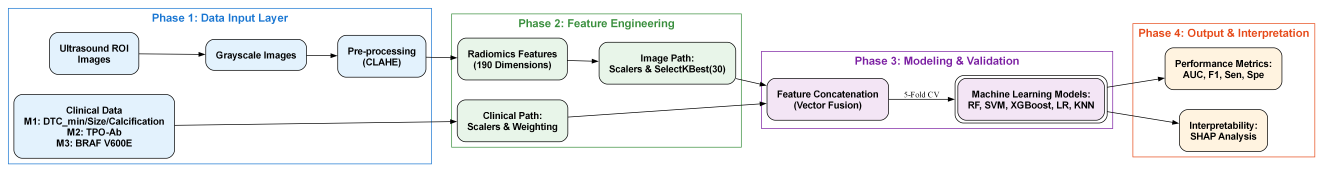
#> input picture Pictures/4a.png, 7906 x 1033 px (shown at 1/6 size); its folder holds only this picture in this run
$ python -i Extract_Features.py   (imports and definitions only)   (older library calls are emulated)
#> lines starting #> are read from the running program, lines starting #| are printed output that depends on the picture
#从图片中提取190维特征
import os
import cv2
import numpy as np
import pandas as pd
from tqdm import tqdm

from skimage.feature import graycomatrix, graycoprops, local_binary_pattern, hog

# =========================
# 1️⃣ 路径
# =========================

excel_path = r"F:\数据集\淋巴结转移\complete_information_last.xlsx"

img_dir_0 = r"F:\数据集\淋巴结转移\jpg\ROI无转移"
img_dir_1 = r"F:\数据集\淋巴结转移\jpg\ROI有转移"

save_path = r"..."#保存特征文件的路径

# =========================
# 2️⃣ 读取Excel
# =========================

# [1 line that did not run here, left out]

# =========================
# 3️⃣ 构建文件名 → 路径映射（支持中文）
# =========================

def build_img_dict(folder):
    d = {}
    for f in os.listdir(folder):
        d[f] = os.path.join(folder, f)
    return d

# [1 line that did not run here, left out]
# [1 line that did not run here, left out]

# [1 line that did not run here, left out]

# =========================
# 4️⃣ CLAHE增强
# =========================

def clahe(img):
    clahe = cv2.createCLAHE(clipLimit=2.0, tileGridSize=(8,8))
    return clahe.apply(img)

# =========================
# 5️⃣ 特征提取（≈190维）
# =========================

def extract_features(img):

    feats = []

    # ===== resize =====
    img = cv2.resize(img, (128, 128))

    # ===== CLAHE =====
    img = clahe(img)

    # ===== 一阶统计 =====
    feats.extend([
        np.mean(img),
        np.std(img),
        np.min(img),
        np.max(img),
        np.percentile(img, 25),
        np.percentile(img, 50),
        np.percentile(img, 75)
    ])

    # ===== GLCM =====
    glcm = graycomatrix(img, distances=[1,2], angles=[0, np.pi/4, np.pi/2], levels=256, symmetric=True, normed=True)

    props = ['contrast', 'dissimilarity', 'homogeneity', 'energy', 'correlation']

    for p in props:
        feats.extend(graycoprops(glcm, p).flatten())

    # ===== LBP =====
    lbp = local_binary_pattern(img, P=8, R=1, method='uniform')
    hist, _ = np.histogram(lbp, bins=59, range=(0,59))
    feats.extend(hist)

    # ===== HOG =====
    hog_feat = hog(img, pixels_per_cell=(16,16), cells_per_block=(2,2), feature_vector=True)
    feats.extend(hog_feat[:100])  # 控制维度

    return np.array(feats)


# =========================
# 6️⃣ 主循环（按Excel顺序）
# =========================

features = []
valid_index = []

# [21 lines not run here, left out]

# =========================
# 7️⃣ 转numpy并保存
# =========================

X = np.array(features)

# [8 lines not run here, left out]

>>> import cv2
>>> picture = cv2.imread('Pictures/4a.png', cv2.IMREAD_GRAYSCALE)
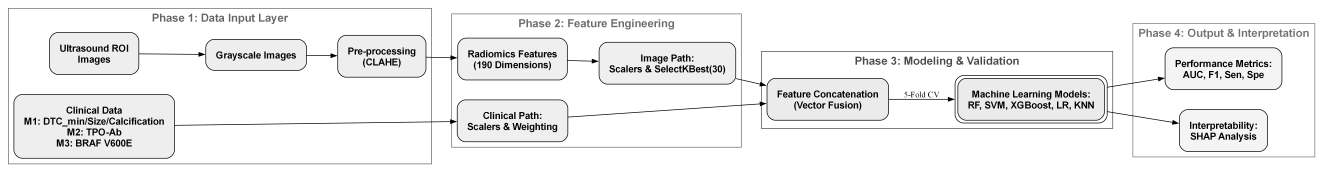
#> picture: shape (1033, 7906) (shown at 1/6 size); min 0, max 255, mean 238.9
>>> result = extract_features(picture)
#> in extract_features, `img = cv2.resize(img, (128, 128))`:
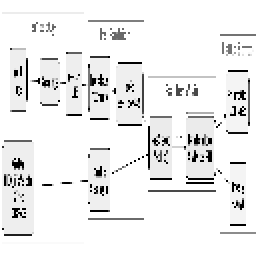
#> img: shape (128, 128) (shown 2 times larger); min 0, max 255, mean 237.3
#> after the loop in extract_features, `for p in props:`: feats = 37 values, max 4729.2 at index 8, min 0.147 at index 32, mean 662.9
#> in extract_features, `lbp = local_binary_pattern(img, P=8, R=1, method='uniform')`:
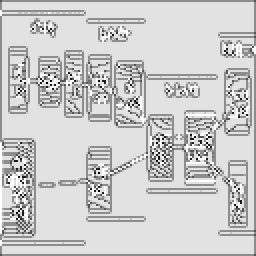
#> lbp: shape (128, 128) float64 (shown 2 times larger); min 0, max 9, mean 7.21; drawn with min black and max white
#> in extract_features, `hist, _ = np.histogram(lbp, bins=59, range=(0,59))`: hist = 59 values, max 11341 at index 8, min 0 at index 10, mean 277.7
#> in extract_features, `hog_feat = hog(img, pixels_per_cell=(16,16), cells_per_block=(2,2), fe..`: hog_feat = 1764 values, max 0.707 at index 207, min 0 at index 1, mean 0.0918
#> result = 196 values, max 11341 at index 45, min 0 at index 47, mean 208.8
